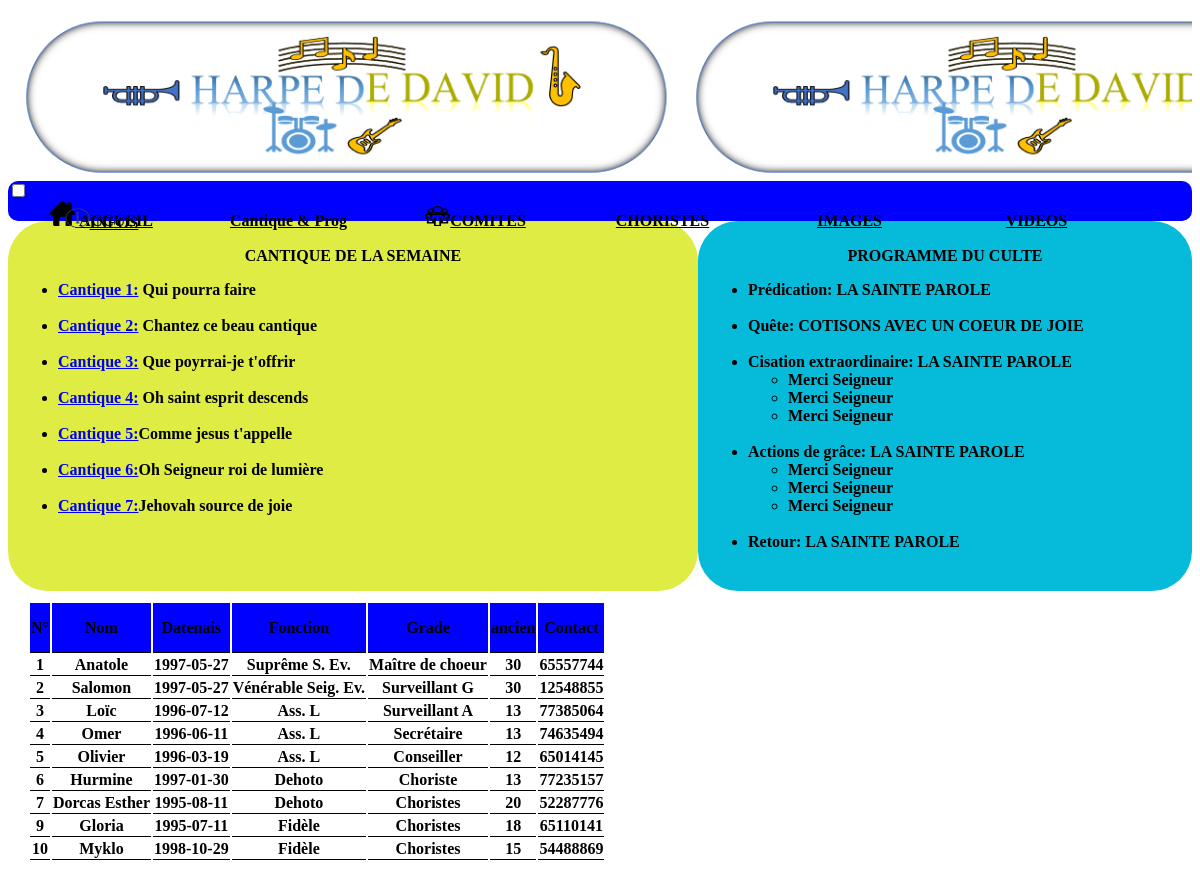
/cho.php, run on the app's committed database.
### tables this page shows
create table choristes( Numch int not null,
                                   nomens char(30) not null,
                                   datnais date not null,
                                   grade varchar(30) not null,
                                    fonction varchar(35) not null,
                                   ancien int not null,
                                   contact int (9) not null,
                                   primary key (Numch));

### cho.php (the view, shortened to what this page needs)
<?php
$cnx= new PDO('mysql:host=127.0.0.1;dbname=choristes;charset=utf8', 'root','');
$choristess = $cnx->prepare('Select * from choristes;');
$choristess -> execute();
 ?>
<!DOCTYPE html>
<html>
<head>
</head>
<body background=>
	<header>
	</header>
	<nav>
		<input type="checkbox" id="check">
		<ul><li><a href="index.php">
		  	<b>ACCUEIL</a></lI>
					<li><a href="page.html">Cantique & Prog</a>
					<li><a href="page.html"><img src="organe.png" height="20px" width="25px">COMITES</a></li>
					<li><a href="cho.php">CHORISTES</a>
					<li><a href="img.html">IMAGES</a></li>
					<li><a href="video.php">VIDEOS</a></li>
					<li><a href="page.html"><img src="information.png" height="20px" width="25px">INFOS</a></li>
					</ul>
				</nav>
	<section>
		<div class="can">
		<div align="center"><p>CANTIQUE DE LA SEMAINE</p></div>
				<ul>
					<li><a href="#">Cantique 1:</a> Qui pourra faire</li><br>
					<li><a href="#">Cantique 2:</a> Chantez ce beau cantique</li><br>
					<li><a href="#">Cantique 3:</a> Que poyrrai-je t'offrir</li><br>
					<li><a href="#">Cantique 4:</a> Oh saint esprit descends</li><br>
					<li><a href="#">Cantique 5:</a>Comme jesus t'appelle</li><br>
					<li><a href="#">Cantique 6:</a>Oh Seigneur roi de lumière</li><br>
					<li><a href="#">Cantique 7:</a>Jehovah source de joie</li>
				</ul>
			</div>
		<div class="pro">
		<div align="center">	<p>PROGRAMME DU CULTE</p> </div>
				<ul>
					<li>Prédication: LA SAINTE PAROLE</li><br>
					<li>Quête: COTISONS AVEC UN COEUR DE JOIE</li><br>
					<li>Cisation extraordinaire: LA SAINTE PAROLE</li>
						<ul>
							<li>Merci Seigneur</li>
							<li>Merci Seigneur</li>
							<li>Merci Seigneur</li>
						</ul><br>
					<li>Actions de grâce: LA SAINTE PAROLE</li>
						<ul>
							<li>Merci Seigneur</li>
							<li>Merci Seigneur</li>
							<li>Merci Seigneur</li>
						</ul><br>
					<li>Retour: LA SAINTE PAROLE</li>
				</ul>
		</div>
	</section>
<div class="tab">
	<table class="tab2">
		<tr class="tr1">
			<th>N°</th>
			<th>Nom</th>
			<th>Datenais</th>
			<th>Fonction</th>
			<th>Grade</th>
			<th>ancien</th>
			<th>Contact</th>
		</tr>
<?php foreach ($choristess as $choristes): ?>
	<tr height="20px">
			<th><?=$choristes[0]; ?></th>
			<th><?=$choristes[1]; ?></th>
			<th><?=$choristes[2]; ?></th>
			<th><?=$choristes[3]; ?></th>
			<th><?=$choristes[4]; ?></th>
			<th><?=$choristes[5]; ?></th>
			<th><?=$choristes[6]; ?></th>
		</tr>
         <?php endforeach;?>
	</table>
	</div>
</body>
</html>

### cho.php (style rules this page uses)
th { border-bottom: 1px solid; background-color: :#ddd; }
header { top: 0px; width: 100%; height: 173px; background: url('hdd.png'); background-size: 670px; }
nav { top: 100px; width: 100%; height: 40px; background: blue; border-radius: 10px; }
nav ul li a { border-radius: 26px; color: black; }
nav ul { list-style: none; margin: 0px; padding: 0px; }
nav ul li { margin: 0px; padding: 0px; width: 187px; height: 2px; float: left; background-color: 15; line-height: 40px; text-align: center; }
nav ul li a { display: block; }
.can { max-width: 670px; background: #deec44; padding: 10px; margin-top: 0px; height: 350px; border-radius: 40px; }
.pro { background: #06bbda; max-width: 50%; height: 350px; margin-top: -370px; margin-left: 690px; padding: 10px; border-radius: 40px; }
.tab { margin-top: 10px; margin-left: 20px; }
.tr1 { background: blue; height: 50px; box-sizing: border-box; border-radius: 20px; }

### data on the page
choristes: Numch "1", nomens "Anatole", datnais "1997-05-27", grade "Suprême S. Ev.", fonction "Maître de choeur", ancien "30", contact "65557744"
choristes: Numch "2", nomens "Salomon", datnais "1997-05-27", grade "Vénérable Seig. Ev.", fonction "Surveillant G", ancien "30", contact "12548855"
choristes: Numch "3", nomens "Loïc", datnais "1996-07-12", grade "Ass. L", fonction "Surveillant A", ancien "13", contact "77385064"
choristes: Numch "4", nomens "Omer", datnais "1996-06-11", grade "Ass. L", fonction "Secrétaire", ancien "13", contact "74635494"
choristes: Numch "5", nomens "Olivier", datnais "1996-03-19", grade "Ass. L", fonction "Conseiller", ancien "12", contact "65014145"
choristes: Numch "6", nomens "Hurmine", datnais "1997-01-30", grade "Dehoto", fonction "Choriste", ancien "13", contact "77235157"
choristes: Numch "7", nomens "Dorcas Esther", datnais "1995-08-11", grade "Dehoto", fonction "Choristes", ancien "20", contact "52287776"
choristes: Numch "9", nomens "Gloria", datnais "1995-07-11", grade "Fidèle", fonction "Choristes", ancien "18", contact "65110141"
choristes: Numch "10", nomens "Myklo", datnais "1998-10-29", grade "Fidèle", fonction "Choristes", ancien "15", contact "54488869"
